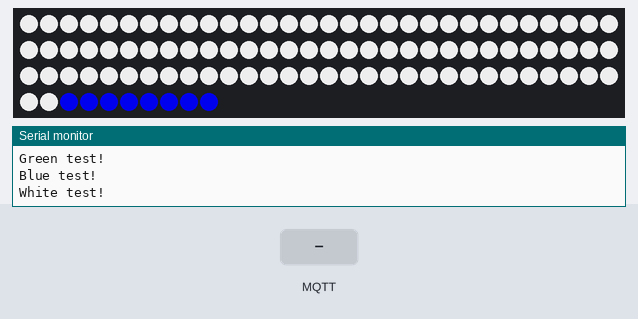
Bench run of a sketch on a simulated Arduino MKR. Parts: 100 RGB LEDs in strip order, left to right, continuing on the next row, the last lines printed to the serial monitor. Inputs (shaded band) come from the test bench. Dim RGB values are drawn brighter than linear; WiFi joins after 1.5 s; servers stay silent unless stated; the strip is taken to match the declared colour order; random numbers use the default seed unless the sketch sets one; no MQTT or app messages arrive unless stated.

Above: at 6.7 s.
8.0 s: MQTT message "n" arrives on the first subscribed topic
At 8.6 s:
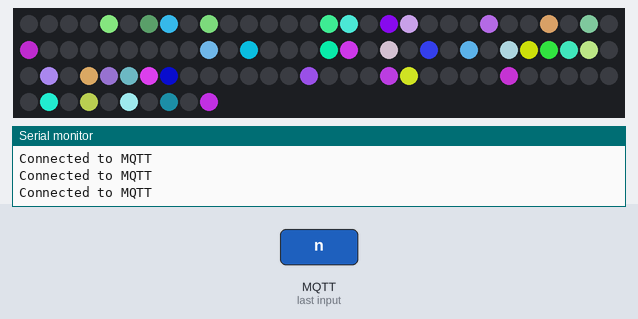
9.7 s: MQTT message "S" arrives on the first subscribed topic
At 10.79 s:
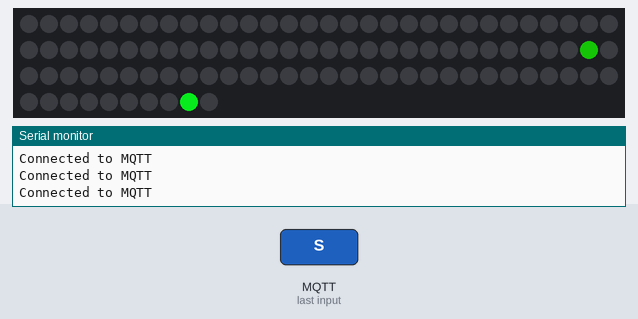
12.7 s: MQTT message "e" arrives on the first subscribed topic
At 13.44 s:
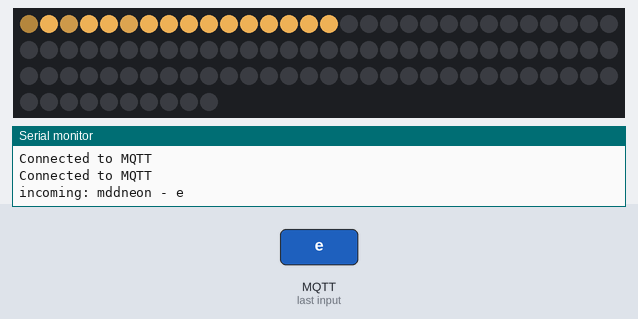
20.2 s: MQTT message "R" arrives on the first subscribed topic
At 21.63 s:
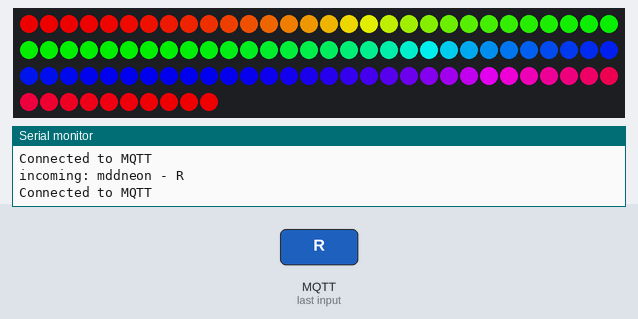

The sketch:

rainbow_flex_meteor.ino
```cpp
/*


    LIBRARIES!


*/
#include <Adafruit_DotStar.h>
#include <WiFiNINA.h>
#include <MQTT.h>
#include <SPI.h>

#include "FastLED.h"
#include <Adafruit_NeoPixel.h>

#define LED_PIN     6
#define NUMPIXELS  100
Adafruit_NeoPixel strip(NUMPIXELS, LED_PIN, NEO_BGR + NEO_KHZ800); // GRB
#define BRIGHTNESS 200 // range of 0 - 255


/* rainbow stuff */

int rainbowColors[] = {
  0xff0000,
  0xff8800,
  0xffff00,
  0x00ff00,
  0x00FFFF,
  0x0000ff,
  0x8800ff,
  0xff00ff
};

int colorCount = 8;
int rainbowStartIndex = 0;
int epilepsyValue = 0;

#define ANIMATION_OFF 0
#define ANIMATION_ROTATING_RAINBOW 1
#define ANIMATION_OSCILLATING_RANDOMNESS 2
#define ANIMATION_SPARKLES 3
#define ANIMATION_SPARKLES_MINI 4
#define ANIMATION_EPILEPSY 5

int animationMode = ANIMATION_OFF;

/*


    WIFI THINGS!


*/
// IoT NETWORK
const char WIFI_SSID[] = "IoT"; // WiFI ssid
const char WIFI_PASS[] = "IoT4onderwijs"; //WiFI password

// iPhone hotspot
//const char WIFI_SSID[] = "iPhone van Bambi"; // WiFI ssid
//const char WIFI_PASS[] = "gradient"; //WiFI password


//WiFiSSLClient ipCloudStack;
WiFiClient wifiClient;
MQTTClient mqttClient;

int status = WL_IDLE_STATUS;

// Wia Cloud MQTT params
char mqttCloudServer[]     = "broker.shiftr.io"; //iot.eclipse.org";//"
int  mqttCloudPort         = 1883;

// get this from the wia dashboard. it should start with `d_sk`
char mqttCloudUsername[]   = "try";
char mqttCloudPassword[]   = "try";

// Topics
#define pingCommandTopic "mddneon"

/*


    SETUP!


*/

void setup() {
  Serial.begin(115200);
  while (!Serial) ; // wait untill serial connection is ready and kickin'

  strip.begin(); // Initialize pins for output
  strip.show(); // turn all off
  strip.setBrightness(BRIGHTNESS);

  int isconnected = wifi_connect(WIFI_SSID, WIFI_PASS);
  if ( WL_CONNECTED ==  isconnected) {
    on_wifi_success();
  }
}


/*


      MESSAGE PARSING


*/
void messageReceived(String &topic, String &payload) {
  Serial.println("incoming: " + topic + " - " + payload);

  // listen to mddneon channel
  if (topic.equals(pingCommandTopic)) {

    animationMode = ANIMATION_OFF;

     if (payload.equals("R")) { // key press R
      animationMode = ANIMATION_ROTATING_RAINBOW;
    }

    else if (payload.equals("n")) { // key press n
      animationMode = ANIMATION_OSCILLATING_RANDOMNESS;
    }

    else if (payload.equals("s")) { // key press s
      //      animationMode = ANIMATION_SPARKLES
      SnowSparkle(0x10, 0x10, 0x10, 20, 200);
    }

    else if (payload.equals("S")) { // key press S
      animationMode = ANIMATION_SPARKLES_MINI;
    }

    else if (payload.equals("e")) { // key press e
      meteorRain(0xff, 0xbe, 0x5c, 10, 64, true, 40);
    }

    else if (payload.indexOf("0x") == 0) {

      animationMode = ANIMATION_OFF;

      // color picker
      String hexString = payload.substring(2);
      //      Serial.print("hex received: ");
      //      Serial.println(hexString);

      char hexStringAsCharArray[6];
      hexString.toCharArray(hexStringAsCharArray, 7);
      //      Serial.println(hexStringAsCharArray);

      int rgb = (int)strtol(hexStringAsCharArray, NULL, 16);
      //      Serial.println(rgb / 256 / 256);
      int r = rgb >> 16 & 0xff;
      int g = rgb >> 8 & 0xff;
      int b = rgb & 0xff;

      Serial.print("interpreted as: ");
      Serial.print("red=");
      Serial.print(r);
      Serial.print(", green=");
      Serial.print(g);
      Serial.print(", blue=");
      Serial.println(b);

      for ( int i = 0; i < NUMPIXELS; i++) {
        strip.setPixelColor(i, r, g, b);
      }
      strip.show();
    }

  }
}


/*

   CONNECT

*/

int wifi_connect(const char *ssid, const char *pass) {
  // Connect to WiFi network
  Serial.println();
  Serial.println();
  Serial.print("Connecting to ");
  Serial.println(ssid);
  WiFi.begin(ssid, pass);

  while (WiFi.status() != WL_CONNECTED) {
    delay(500);
    Serial.print(".");
  }
  Serial.println("");

  // light up the on-board LED to signal that we are connected to wifi
  pinMode(LED_BUILTIN, OUTPUT);
  digitalWrite(LED_BUILTIN, HIGH);

  // print WiFi connection details
  Serial.println("Connected to wifi!");
  Serial.println("with IP address: ");
  Serial.println(WiFi.localIP());

  return WiFi.status();
}

void on_wifi_success() {
  // when connected to wifi, do a test R, G, B & W
  test_sequence();
}


void connect_to_mqtt() {

  // You need to set the IP address directly.
  mqttClient.begin(mqttCloudServer, mqttCloudPort, wifiClient);


  while (!mqttClient.connect(pingCommandTopic, mqttCloudUsername, mqttCloudPassword)) {
    Serial.print("*: returnCode=");
    Serial.print(mqttClient.returnCode());
    Serial.print(" lastError=");
    Serial.print(mqttClient.lastError());
    Serial.println();
    delay(500);
  }

  Serial.println("Connected to MQTT");

  mqttClient.onMessage(messageReceived);

  mqttClient.subscribe(pingCommandTopic);
}


/*


   LOOP


*/

void loop() {
  mqttClient.loop();

  if (!wifiClient.connected()) {
    connect_to_mqtt();
  }

  switch (animationMode) {
    case ANIMATION_ROTATING_RAINBOW:
      rainbow();
      break;
    case ANIMATION_OSCILLATING_RANDOMNESS:
      drawOscillatingRandomness();
      break;
    case ANIMATION_SPARKLES:
      drawRandomness(0.95f);
      break;
    case ANIMATION_SPARKLES_MINI:
      drawRandomness(0.995f);
      break;
    case ANIMATION_EPILEPSY:
      drawEpilepsy();
      break;
  }
}


void blank() {
  for (int i = 0; i < strip.numPixels(); i++) { // For each pixel in strip...
    strip.setPixelColor(i, strip.Color(0, 0, 0) );
  }
  strip.show(); // Update strip with new contents
}


void test_sequence() {

  // test RED
  Serial.println("Red test!");
  for (int i = 0; i < strip.numPixels(); i++) {
    strip.setPixelColor(i, 255, 0 , 0);
    strip.show();
    delay(10);
  }

  // test GREEN
  Serial.println("Green test!");
  for (int i = 0; i < strip.numPixels(); i++) {
    strip.setPixelColor(i, 0, 255, 0);
    strip.show();
    delay(10);
  }

  // test BLUE
  Serial.println("Blue test!");
  for (int i = 0; i < strip.numPixels(); i++) {
    strip.setPixelColor(i, 0, 0, 255);
    strip.show();
    delay(10);
  }

  // test WHITE
  Serial.println("White test!");
  for (int i = 0; i < strip.numPixels(); i++) {
    strip.setPixelColor(i, 255, 255, 255);
    strip.show();
    delay(10);
  }

  // turn entire strip off
  blank();
  Serial.println("rrrrrrrready for take off!");
}


/*


   MARCUS'S RANDOM MAGIC


*/


void drawEpilepsy() {
  epilepsyValue = 255 - epilepsyValue;
  for ( int i = 0; i < NUMPIXELS; i++) {
    strip.setPixelColor(i, epilepsyValue, epilepsyValue, epilepsyValue); //
  }
  strip.show();
}

void drawOscillatingRandomness() {
  float cyclePercentage = (millis() % 5000) / 5000.0f; // 0..1
  float triangle = cyclePercentage < 0.5 ? (cyclePercentage * 2) : (1 - (cyclePercentage - 0.5) * 2); // 0..1..0
  drawRandomness(triangle);
}


void drawRandomness(float blackChance) {
  for ( int i = 0; i < NUMPIXELS; i++) {
    int col = getRainbowColor( (float)i / (NUMPIXELS - 1) );
    int r = (int)(random(255));
    int g = (int)(random(255));
    int b = (int)(random(255));

    if (random(10000.0f) < blackChance * 10000.0f) {
      r = g = b = 0;
    }
    strip.setPixelColor(i, g, r, b); //
  }
  strip.show();
}

/*


   RAINBOW STUFF


*/


void drawRainbow() {
  for ( int i = 0; i < NUMPIXELS; i++) {
    int col = getRainbowColor( (float)i / (NUMPIXELS - 1) );
    int r = col >> 16 & 0xff;
    int g = col >> 8 & 0xff;
    int b = col & 0xff;
    strip.setPixelColor(i, g, r, b); //
  }
  strip.show();
}

void drawRotatingRainbow() {
  for ( int i = 0; i < NUMPIXELS; i++) {
    int index = (i + rainbowStartIndex) % NUMPIXELS;
    int col = getRainbowColor( (float)index / (NUMPIXELS - 1) );
    int r = col >> 16 & 0xff;
    int g = col >> 8 & 0xff;
    int b = col & 0xff;
    strip.setPixelColor(i, g, r, b); //
  }
  strip.show();
  rainbowStartIndex++;
  rainbowStartIndex %= NUMPIXELS;
  Serial.println(rainbowStartIndex);
}

int getRainbowColor(float percentage)  {
  percentage = max(0, min(1, percentage));

  int index0 = (int)floor(colorCount * percentage);
  int index1 = min(colorCount - 1, index0 + 1);

  float p1 = colorCount * percentage - index0; //0: use col0, 1: use col1
  float p0 = 1 - p1;
  int col0 = rainbowColors[index0];
  int col1 = rainbowColors[index1];
  int r0 = col0 >> 16 & 0xff;
  int g0 = col0 >> 8 & 0xff;
  int b0 = col0 & 0xff;
  int r1 = col1 >> 16 & 0xff;
  int g1 = col1 >> 8 & 0xff;
  int b1 = col1 & 0xff;

  int r = (int)(r0 * p0 + r1 * p1);
  int g = (int)(g0 * p0 + g1 * p1);
  int b = (int)(b0 * p0 + b1 * p1);

  return r << 16 | g << 8 | b;
}


/*


   SOME FUN NEOPIXEL COLOR MODES


*/


// Rainbow cycle along whole strip. Pass delay time (in ms) between frames.
void rainbow() {
  // Hue of first pixel runs 5 complete loops through the color wheel.
  // Color wheel has a range of 65536 but it's OK if we roll over, so
  // just count from 0 to 5*65536. Adding 256 to firstPixelHue each time
  // means we'll make 5*65536/256 = 1280 passes through this outer loop:
  for (long firstPixelHue = 0; firstPixelHue < 5 * 65536; firstPixelHue += 256) {
    for (int i = 0; i < strip.numPixels(); i++) { // For each pixel in strip...
      // Offset pixel hue by an amount to make one full revolution of the
      // color wheel (range of 65536) along the length of the strip
      // (strip.numPixels() steps):
      int pixelHue = firstPixelHue + (i * 65536L / strip.numPixels());
      // strip.ColorHSV() can take 1 or 3 arguments: a hue (0 to 65535) or
      // optionally add saturation and value (brightness) (each 0 to 255).
      // Here we're using just the single-argument hue variant. The result
      // is passed through strip.gamma32() to provide 'truer' colors
      // before assigning to each pixel:
      strip.setPixelColor(i, strip.gamma32(strip.ColorHSV(pixelHue)));
    }
    strip.show(); // Update strip with new contents
    delay(25);  // Pause for a moment
  }
}


void meteorRain(byte red, byte green, byte blue, byte meteorSize, byte meteorTrailDecay, boolean meteorRandomDecay, int SpeedDelay) {
  setAll(0, 0, 0);

  for (int i = 0; i < NUMPIXELS + NUMPIXELS; i++) {

    // fade brightness all LEDs one step
    for (int j = 0; j < NUMPIXELS; j++) {
      if ( (!meteorRandomDecay) || (random(10) > 5) ) {
        fadeToBlack(j, meteorTrailDecay );
      }
    }

    // draw meteor
    for (int j = 0; j < meteorSize; j++) {
      if ( ( i - j < NUMPIXELS) && (i - j >= 0) ) {
        setPixel(i - j, red, green, blue);
      }
    }

    showStrip();
    delay(SpeedDelay);
  }
}


void SnowSparkle(byte red, byte green, byte blue, int SparkleDelay, int SpeedDelay) {
  setAll(red, green, blue);

  int Pixel = random(NUMPIXELS);
  setPixel(Pixel, 0xff, 0xff, 0xff);
  showStrip();
  delay(SparkleDelay);
  setPixel(Pixel, red, green, blue);
  showStrip();
  delay(SpeedDelay);
}


void fadeToBlack(int ledNo, byte fadeValue) {
  uint32_t oldColor;
  uint8_t r, g, b;
  int value;

  oldColor = strip.getPixelColor(ledNo);
  r = (oldColor & 0x00ff0000UL) >> 16;
  g = (oldColor & 0x0000ff00UL) >> 8;
  b = (oldColor & 0x000000ffUL);

  r = (r <= 10) ? 0 : (int) r - (r * fadeValue / 256);
  g = (g <= 10) ? 0 : (int) g - (g * fadeValue / 256);
  b = (b <= 10) ? 0 : (int) b - (b * fadeValue / 256);

  strip.setPixelColor(ledNo, r, g, b);
}

void showStrip() {
  strip.show();
}

void setPixel(int Pixel, byte red, byte green, byte blue) {

  strip.setPixelColor(Pixel, strip.Color(red, green, blue));

}

void setAll(byte red, byte green, byte blue) {
  for (int i = 0; i < NUMPIXELS; i++ ) {
    setPixel(i, red, green, blue);
  }
  showStrip();
}
```

Measured:
- after the input at 8.0 s, the LEDs: first change after 0.06 s (image 1 shows a later state)
- after the input at 20.2 s, the LEDs: change after 1.3 s (image 4)
